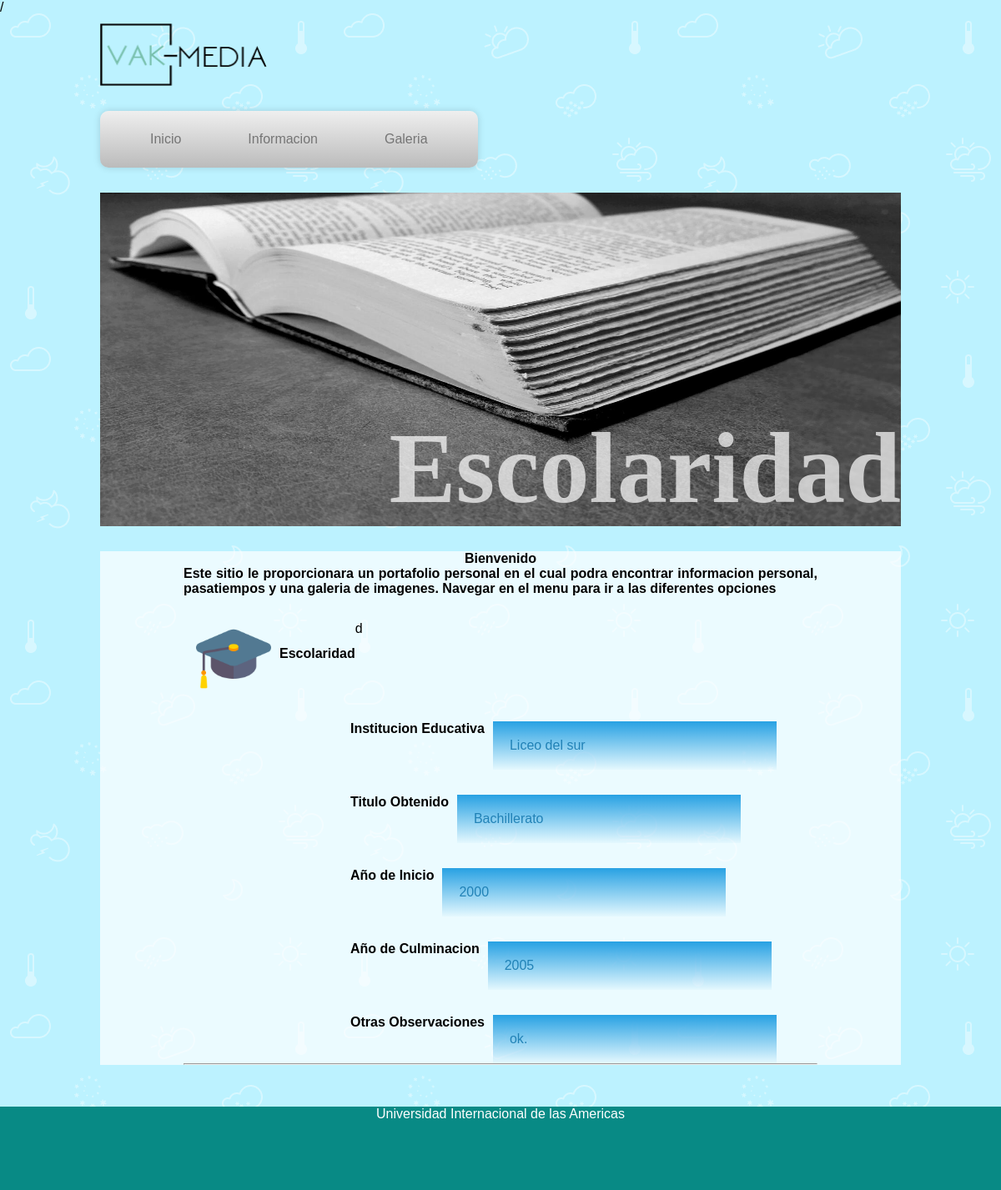
Page /Proyecto2/escolaridad.php?id=1 on the committed database.
### tables this page shows
CREATE TABLE `escolaridad` (
  `ID` int(11) NOT NULL AUTO_INCREMENT,
  `InstitucionEduc` varchar(45) DEFAULT NULL,
  `TituloObtenido` varchar(45) NOT NULL,
  `AñoInicio` varchar(45) DEFAULT NULL,
  `AñoCulminacion` varchar(45) DEFAULT NULL,
  `Observaciones` varchar(45) DEFAULT NULL,
  `Cedula` int(11) NOT NULL,
  PRIMARY KEY (`ID`),
  KEY `escolaridad-persona_idx` (`Cedula`),
  CONSTRAINT `escolaridad-persona` FOREIGN KEY (`Cedula`) REFERENCES `persona` (`Cedula`) ON DELETE NO ACTION ON UPDATE NO ACTION
);

### Proyecto2/bl/ConsultaEscolaridad.php (called while the page is built)
<?php
include 'php/conectar.php';
include 'php/obtener.php';
if(isset($_GET['id'])) {
    $id = $_GET['id'];
}
$escolaridad = new Persona();
$datos = $escolaridad ->getEscolaridadporID($id);
?>/

### Proyecto2/php/conectar.php (called while the page is built, shortened)
<?php
	class Conectar
	{
		public $username = 'root';
		public $password = 'Proyecto1234';
		public $hostname = 'localhost:3306';
		public $database = 'u384523145_prpii';
		public function getUsername() {
			return $this->username;
		}
		public function getPassword() {
			return $this->password;
		}
		public function getHostname() {
			return $this->hostname;
		}
		public function getDatabase() {
			return $this->database;
		}
		public function conectar() {
			try{
				$conexion = mysqli_connect(
					$this->getHostname(),
					$this->getUsername(),
					$this->getPassword(),
					$this->getDatabase()
				);
				return $conexion;
			} catch(Exception $e) {
				echo $e->getMessage();
				exit;
			}
		}
	}

### Proyecto2/php/obtener.php (called while the page is built, shortened)
<?php
class Persona extends Conectar
{
	public $resultado = array();
    public function getEscolaridadporID($id) {
        try {
            $sql = "SELECT * FROM escolaridad where cedula = ".$id ;
            $query = mysqli_query(self::conectar(), $sql);
            $i = 0;
            while ($queryData = mysqli_fetch_assoc($query)) {
                $this->resultado[$i] = $queryData;
                $i++;
            }
            return $this->resultado;
        } catch (Exception $e) {
            echo $e->getMessage();
            exit;
        }
    }
}

### Proyecto2/escolaridad.php (the view, shortened to what this page needs)
<?php
	include 'bl/ConsultaEscolaridad.php';
	?>
	<?php include 'header.php'; ?>
	<div class="slide">
		<img src="images/slider-escolaridad.jpg">
		<h2> Escolaridad </h2>
	</div>
	<div class="headerContent">
		<div class="headerContentContainer">
			<p><h1>Bienvenido</h1></p>
			<p><h3>Este sitio le proporcionara un portafolio personal en el cual podra encontrar informacion personal, pasatiempos y una galeria de imagenes. Navegar en el menu para ir a las diferentes opciones </h3></p>
		</div>
	</div>
	<div class="informacion">
		<div class="header-seccion">d
			<img src="images/iconoEscolaridad.png">
			<h2> Escolaridad </h2>
		</div>
		<?php foreach ($datos as $linea){?>
		<div class="seccion">
				<h2 class="encabezado-informacion" id="lblIE"> Institucion Educativa </h2>
				<p class="contenido-informacion" id="txtIE"><?php echo $linea['InstitucionEduc']?></p>
		</div>
		<div class="seccion">
				<h2 class="encabezado-informacion" id="lblTO"> Titulo Obtenido </h2>
				<p class="contenido-informacion" id="txtTO"><?php echo $linea['TituloObtenido']?></p>
		</div>
		<div class="seccion">
				<h2 class="encabezado-informacion" id="lblAI"> Año de Inicio </h2>
				<p class="contenido-informacion" id="txtAI"><?php echo $linea['AñoInicio']?></p>
		</div>
		<div class="seccion">
				<h2 class="encabezado-informacion" id="lblAC"> Año de Culminacion</h2>
				<p class="contenido-informacion" id="txtAC"><?php echo $linea['AñoCulminacion']?></p>
		</div>
		<div class="seccion">
				<h2 class="encabezado-informacion" id="lblObs">Otras Observaciones</h2>
				<p class="contenido-informacion" id="txtObs"><?php echo $linea['Observaciones']?>.</p>
		</div>
		<?php }?>
		<hr>
	</div>
</div>
<?php include 'footer.php'; ?>

### Proyecto2/css/style.css (style rules this page uses)
* { padding: 0; margin: 0; font-family: arial; }
body { background-image: url("../images/Fondo2.png"); }
.headerContent { background-color: rgba(255,255,255,0.7); padding: 0 100px; margin-top: 30px; }
.headerContent h1 { text-align: center; }
.headerContent h3 { text-align: justify; }
.slide { margin-top: 30px; position: relative; width: 100%; height: 400px; }
.slide img { width: 100%; height: 400px; position: absolute; }
.slide h2 { position: absolute; bottom: 0; right: 0; font-family: "Blackadder ITC"; font-size: 120px; color: rgba(255,255,255,0.7); }
.informacion { background-color: rgba(255,255,255,0.7); padding: 0px 100px; margin: 0; }
.seccion { padding-top: 30px; margin-left: 200px; }
.seccion h2 { float: left; }
.seccion p { background-image: -webkit-gradient(linear, 0 top, 0 bottom, from(rgba(33, 158, 226, 0.97)), to(rgba(33, 158, 226, 0.03))); text-align: justify; margin-left: 10px; width: 300px; color: rgba(19, 120, 174, 0.88); padding: 20px; transition: all 1s ease; float: left; }
.header-seccion { padding-top: 30px; }
.header-seccion img { width: 90px; height: 90px; margin-left: 15px; float: left; }
.header-seccion h2 { margin-top: 30px; margin-left: 10px; float: left; }

### rows in the picture
escolaridad: InstitucionEduc "Liceo del sur", TituloObtenido "Bachillerato", AñoInicio "2000", AñoCulminacion "2005", Observaciones "ok"
